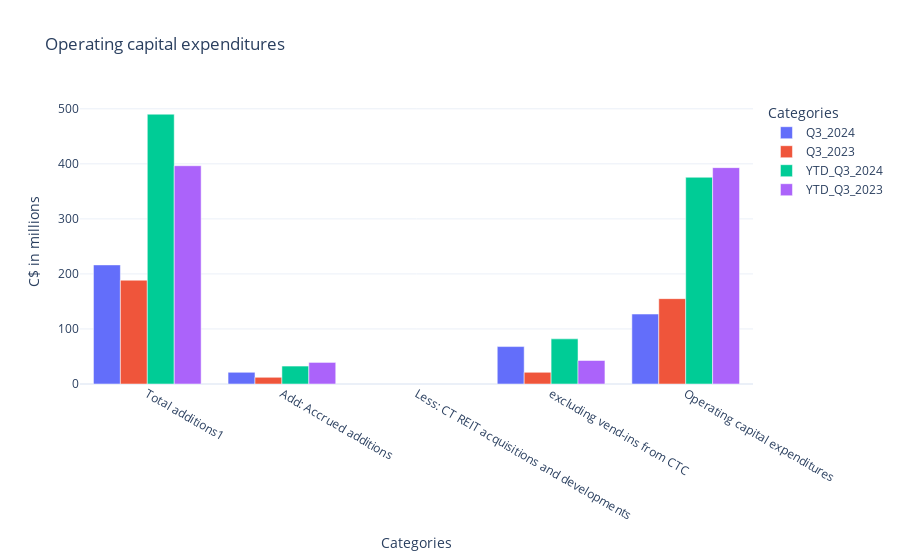

Source (notebook cell):
### Code cell
def barplots(table7, bins=5):
    # Melting the table to reshape it for Plotly
    melted_df = table7.melt(
        id_vars=["(C$ in millions)"],  # Keeping the categorical column
        value_vars=["Q3_2024", "Q3_2023", "YTD_Q3_2024", "YTD_Q3_2023"],  # Specifing numerical columns
        var_name="Category",  # New column for categories
        value_name="Value"    # New column for values
    )
    
    # Creating bins for the 'Value' column  in y-axis
    bin_labels = [f"Bin {i+1}" for i in range(bins)]
    melted_df['Bin'] = pd.cut(melted_df['Value'], bins=bins, labels=bin_labels)
    
    # Creating  bar plot with bin Y-axis values
    fig = px.bar(
        melted_df,
        x="(C$ in millions)",  # Categorical values
        y="Value",  # Numerical values
        color="Category",  # Different colors for each category
        barmode="group",  # Grouped bars
        title="Operating capital expenditures",
        labels={"Value": "Values (C$ in millions)", "(C$ in millions)": "Categories", "Value_Binned": "Value Bins"}
    )
    
    # Customize layout
    fig.update_layout(
        xaxis_title="Categories",
        yaxis_title="C$ in millions",
        legend_title="Categories",
        template="plotly_white",
    )
    
    fig.show()

barplots(table7)

### Figure 1 — Plotly figure (JSON) as saved in the notebook; plotly's stock layout.template omitted (floating-point values rounded to 4 significant figures)
{"data": [{"alignmentgroup": "True", "hovertemplate": "Category=Q3_2024<br>Categories=%{x}<br>Values (C$ in millions)=%{y}<extra></extra>", "legendgroup": "Q3_2024", "marker": {"color": "#636efa", "pattern": {"shape": ""}}, "name": "Q3_2024", "offsetgroup": "Q3_2024", "orientation": "v", "showlegend": true, "textposition": "auto", "type": "bar", "x": ["Total additions1", "Add: Accrued additions", "Less: CT REIT acquisitions and developments", "excluding vend-ins from CTC", "Operating capital expenditures"], "xaxis": "x", "y": [216.4, 21.3, null, 68, 127.1], "yaxis": "y"}, {"alignmentgroup": "True", "hovertemplate": "Category=Q3_2023<br>Categories=%{x}<br>Values (C$ in millions)=%{y}<extra></extra>", "legendgroup": "Q3_2023", "marker": {"color": "#EF553B", "pattern": {"shape": ""}}, "name": "Q3_2023", "offsetgroup": "Q3_2023", "orientation": "v", "showlegend": true, "textposition": "auto", "type": "bar", "x": ["Total additions1", "Add: Accrued additions", "Less: CT REIT acquisitions and developments", "excluding vend-ins from CTC", "Operating capital expenditures"], "xaxis": "x", "y": [188.6, 12.2, null, 21.3, 155.1], "yaxis": "y"}, {"alignmentgroup": "True", "hovertemplate": "Category=YTD_Q3_2024<br>Categories=%{x}<br>Values (C$ in millions)=%{y}<extra></extra>", "legendgroup": "YTD_Q3_2024", "marker": {"color": "#00cc96", "pattern": {"shape": ""}}, "name": "YTD_Q3_2024", "offsetgroup": "YTD_Q3_2024", "orientation": "v", "showlegend": true, "textposition": "auto", "type": "bar", "x": ["Total additions1", "Add: Accrued additions", "Less: CT REIT acquisitions and developments", "excluding vend-ins from CTC", "Operating capital expenditures"], "xaxis": "x", "y": [490.2, 32.6, null, 82, 375.6], "yaxis": "y"}, {"alignmentgroup": "True", "hovertemplate": "Category=YTD_Q3_2023<br>Categories=%{x}<br>Values (C$ in millions)=%{y}<extra></extra>", "legendgroup": "YTD_Q3_2023", "marker": {"color": "#ab63fa", "pattern": {"shape": ""}}, "name": "YTD_Q3_2023", "offsetgroup": "YTD_Q3_2023", "orientation": "v", "showlegend": true, "textposition": "auto", "type": "bar", "x": ["Total additions1", "Add: Accrued additions", "Less: CT REIT acquisitions and developments", "excluding vend-ins from CTC", "Operating capital expenditures"], "xaxis": "x", "y": [396.6, 39.2, null, 42.7, 393.1], "yaxis": "y"}], "layout": {"barmode": "group", "legend": {"title": {"text": "Categories"}, "tracegroupgap": 0}, "title": {"text": "Operating capital expenditures"}, "xaxis": {"anchor": "y", "domain": [0, 1], "title": {"text": "Categories"}}, "yaxis": {"anchor": "x", "domain": [0, 1], "title": {"text": "C$ in millions"}}}}
